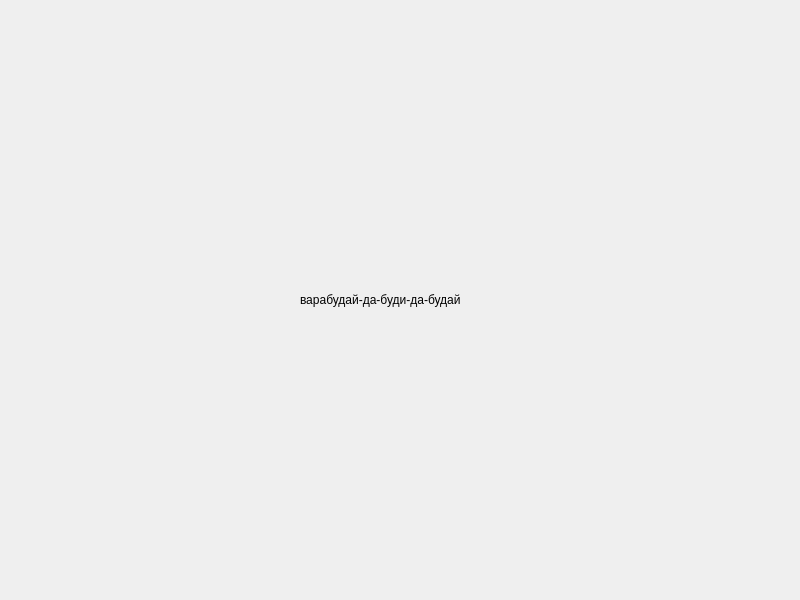
<?xml version="1.0" encoding="UTF-8"?>
<ui version="4.0">
 <class>SecondWindow</class>
 <widget class="QDialog" name="SecondWindow">
  <property name="geometry">
   <rect>
    <x>0</x>
    <y>0</y>
    <width>800</width>
    <height>600</height>
   </rect>
  </property>
  <property name="windowTitle">
   <string>Dialog</string>
  </property>
  <widget class="QLabel" name="label">
   <property name="geometry">
    <rect>
     <x>300</x>
     <y>290</y>
     <width>211</width>
     <height>20</height>
    </rect>
   </property>
   <property name="text">
    <string>варабудай-да-буди-да-будай</string>
   </property>
  </widget>
 </widget>
 <resources/>
 <connections/>
</ui>
